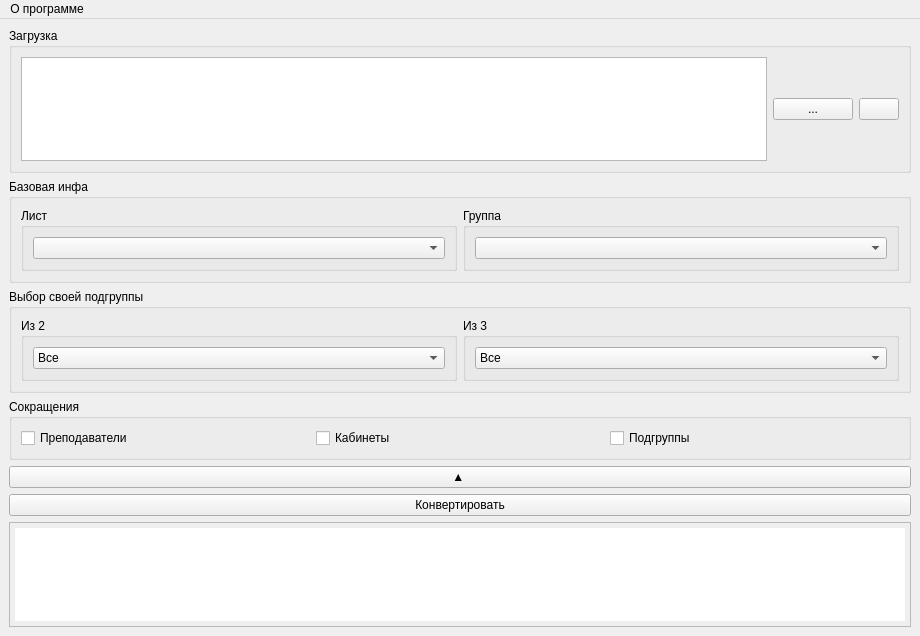
<?xml version="1.0" encoding="UTF-8"?>
<ui version="4.0">
 <class>MainWindow</class>
 <widget class="QMainWindow" name="MainWindow">
  <property name="geometry">
   <rect>
    <x>0</x>
    <y>0</y>
    <width>920</width>
    <height>636</height>
   </rect>
  </property>
  <property name="windowTitle">
   <string>CoolResp</string>
  </property>
  <widget class="QWidget" name="centralwidget">
   <layout class="QVBoxLayout" name="verticalLayout">
    <item>
     <widget class="QGroupBox" name="groupBox_1">
      <property name="title">
       <string>Загрузка</string>
      </property>
      <layout class="QGridLayout" name="gridLayout">
       <item row="0" column="0">
        <widget class="QTextEdit" name="textEdit_1"/>
       </item>
       <item row="0" column="1">
        <widget class="QPushButton" name="pushButton_1">
         <property name="text">
          <string>...</string>
         </property>
        </widget>
       </item>
       <item row="0" column="2">
        <widget class="QPushButton" name="pushButton_2">
         <property name="text">
          <string/>
         </property>
        </widget>
       </item>
      </layout>
     </widget>
    </item>
    <item>
     <widget class="QGroupBox" name="groupBox_2">
      <property name="title">
       <string>Базовая инфа</string>
      </property>
      <layout class="QHBoxLayout" name="horizontalLayout_3">
       <item>
        <widget class="QGroupBox" name="groupBox_3">
         <property name="title">
          <string>Лист</string>
         </property>
         <layout class="QHBoxLayout" name="horizontalLayout_4">
          <item>
           <widget class="QComboBox" name="comboBox_1"/>
          </item>
         </layout>
        </widget>
       </item>
       <item>
        <widget class="QGroupBox" name="groupBox_4">
         <property name="title">
          <string>Группа</string>
         </property>
         <layout class="QHBoxLayout" name="horizontalLayout_5">
          <item>
           <widget class="QComboBox" name="comboBox_2"/>
          </item>
         </layout>
        </widget>
       </item>
      </layout>
     </widget>
    </item>
    <item>
     <widget class="QGroupBox" name="groupBox_5">
      <property name="title">
       <string>Выбор своей подгруппы</string>
      </property>
      <layout class="QHBoxLayout" name="horizontalLayout_6">
       <item>
        <widget class="QGroupBox" name="groupBox_6">
         <property name="title">
          <string>Из 2</string>
         </property>
         <layout class="QHBoxLayout" name="horizontalLayout_7">
          <item>
           <widget class="QComboBox" name="comboBox_3">
            <item>
             <property name="text">
              <string>Все</string>
             </property>
            </item>
            <item>
             <property name="text">
              <string>1</string>
             </property>
            </item>
            <item>
             <property name="text">
              <string>2</string>
             </property>
            </item>
           </widget>
          </item>
         </layout>
        </widget>
       </item>
       <item>
        <widget class="QGroupBox" name="groupBox_7">
         <property name="title">
          <string>Из 3</string>
         </property>
         <layout class="QHBoxLayout" name="horizontalLayout_8">
          <item>
           <widget class="QComboBox" name="comboBox_4">
            <item>
             <property name="text">
              <string>Все</string>
             </property>
            </item>
            <item>
             <property name="text">
              <string>1</string>
             </property>
            </item>
            <item>
             <property name="text">
              <string>2</string>
             </property>
            </item>
            <item>
             <property name="text">
              <string>3</string>
             </property>
            </item>
           </widget>
          </item>
         </layout>
        </widget>
       </item>
      </layout>
     </widget>
    </item>
    <item>
     <widget class="QGroupBox" name="groupBox_8">
      <property name="title">
       <string>Сокращения</string>
      </property>
      <layout class="QHBoxLayout" name="horizontalLayout">
       <item>
        <widget class="QCheckBox" name="checkBox_1">
         <property name="text">
          <string>Преподаватели</string>
         </property>
        </widget>
       </item>
       <item>
        <widget class="QCheckBox" name="checkBox_2">
         <property name="text">
          <string>Кабинеты</string>
         </property>
        </widget>
       </item>
       <item>
        <widget class="QCheckBox" name="checkBox_3">
         <property name="text">
          <string>Подгруппы</string>
         </property>
        </widget>
       </item>
      </layout>
     </widget>
    </item>
    <item>
     <widget class="QPushButton" name="pushButton">
      <property name="text">
       <string>▲ </string>
      </property>
     </widget>
    </item>
    <item>
     <widget class="QPushButton" name="pushButton_3">
      <property name="text">
       <string>Конвертировать</string>
      </property>
     </widget>
    </item>
    <item>
     <widget class="QListWidget" name="listWidget">
      <property name="styleSheet">
       <string notr="true">font: 9pt &quot;Lucida Console&quot;;
padding: 5px;
background-color: &quot;white&quot;;</string>
      </property>
      <property name="tabKeyNavigation">
       <bool>true</bool>
      </property>
     </widget>
    </item>
   </layout>
  </widget>
  <widget class="QMenuBar" name="menuBar">
   <property name="geometry">
    <rect>
     <x>0</x>
     <y>0</y>
     <width>920</width>
     <height>26</height>
    </rect>
   </property>
   <widget class="QMenu" name="menu">
    <property name="title">
     <string>О программе</string>
    </property>
    <addaction name="actionGitHub"/>
    <addaction name="action"/>
    <addaction name="action_2"/>
   </widget>
   <addaction name="menu"/>
  </widget>
  <action name="actionGitHub">
   <property name="text">
    <string>GitHub</string>
   </property>
  </action>
  <action name="action">
   <property name="text">
    <string>Краткая справка</string>
   </property>
  </action>
  <action name="action_2">
   <property name="text">
    <string>О программе</string>
   </property>
  </action>
 </widget>
 <tabstops>
  <tabstop>checkBox_1</tabstop>
  <tabstop>checkBox_2</tabstop>
  <tabstop>checkBox_3</tabstop>
  <tabstop>listWidget</tabstop>
  <tabstop>textEdit_1</tabstop>
  <tabstop>pushButton_2</tabstop>
  <tabstop>pushButton_1</tabstop>
  <tabstop>pushButton_3</tabstop>
  <tabstop>comboBox_3</tabstop>
  <tabstop>comboBox_4</tabstop>
  <tabstop>comboBox_1</tabstop>
  <tabstop>comboBox_2</tabstop>
  <tabstop>pushButton</tabstop>
 </tabstops>
 <resources/>
 <connections/>
</ui>
